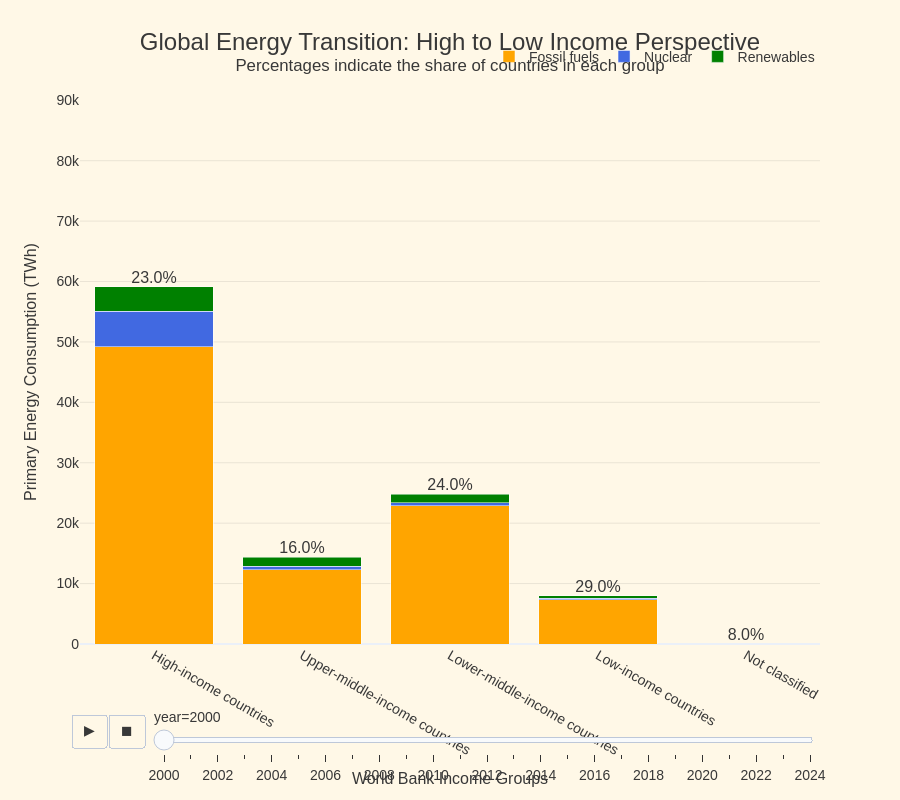

Notebook code cell kept with this figure:
### Markdown cell above
<hr style="
    border: 0;
    height: 2px;
    background-color:#777777;
    width:65%;
    margin:25px auto;
    box-shadow: 0 2px 6px rgba(0,0,0,0.25);
">


<div style="text-align:center;">

<h2 style="color:#003366;">"FOCUS ON WORLD BANK INCOME GROUPS</h2>

<p style="color:#777777;">
I transitioned from a broad global overview to a segmented analysis using official World Bank income groups to better reflect global economic diversity<br>
This methodology follows the Our World in Data standard for constructing regional aggregates and calculating energy efficiency metrics relative to GDP
</p>

</div>

<hr style="
    border: 0;
    height: 2px;
    background-color:#777777;
    width:65%;
    margin:25px auto;
    box-shadow: 0 2px 6px rgba(0,0,0,0.25);
">

### Code cell
# 1. DATA PREPARATION
df_evo = owid_completed[owid_completed["iso_code"].notna()].copy()

# Fill missing values for energy consumption columns
cols_energy = ["fossil_fuel_consumption", "nuclear_consumption", "renewables_consumption"]
for col in cols_energy:
    df_evo[col] = df_evo[col].fillna(0)

# 2. AGGREGATION
df_stats = df_evo.groupby(["year", "income_group"]).agg({
    "fossil_fuel_consumption": "sum",
    "nuclear_consumption": "sum",
    "renewables_consumption": "sum",
    "iso_code": "nunique"
}).reset_index()

# 3. PERCENTAGE OF COUNTRIES
# Calculate the share of countries belonging to each income group per year
total_states_per_year = df_stats.groupby("year")["iso_code"].transform("sum")
df_stats["state_share_pct"] = (df_stats["iso_code"] / total_states_per_year * 100).round(0)

# 4. FIXED ORDER 
# Consistent with other charts: from High to Low income
income_order = ["High-income countries", "Upper-middle-income countries", "Lower-middle-income countries", "Low-income countries"]

# 5. BASE STACKED BAR CHART
fig_br = px.bar(
    df_stats,
    x="income_group",
    y=cols_energy,
    animation_frame="year",
    title="Global Energy Transition: High to Low Income Perspective",
    labels={
        "value": "Primary Energy Consumption (TWh)",
        "income_group": "Income Group",
        "variable": "Energy Source"
    },
    category_orders={
        "income_group": income_order,
        "variable": cols_energy # Stack order: Fossils at the bottom, Renewables at the top
    },
    template="plotly_white",
    color_discrete_map={
        "fossil_fuel_consumption": "orange", # Premium Orange
        "nuclear_consumption": "royalblue",     # Blue
        "renewables_consumption": "green"   # Green
    }
)

# --- CLEAN LEGEND NAMES ---
clean_names = {
    "fossil_fuel_consumption": "Fossil fuels",
    "nuclear_consumption": "Nuclear",
    "renewables_consumption": "Renewables"
}
fig_br.for_each_trace(lambda t: t.update(name=clean_names.get(t.name, t.name)))

# 6. ADD PERCENTAGE LABELS TO ALL FRAMES (Using color #383838)
for frame in fig_br.frames:
    year = int(frame.name)
    df_year = df_stats[df_stats["year"] == year]
    
    # Add text layer for percentages to each frame
    frame.data += (
        go.Scatter(
            x=df_year["income_group"],
            y=df_year[cols_energy].sum(axis=1),
            mode="text",
            text=df_year["state_share_pct"].astype(str) + "%",
            textposition="top center",
            textfont=dict(size=16, color="#383838"), # <--- REQUIRED TEXT COLOR
            showlegend=False
        ),
    )

# Add labels to the initial frame
df_initial = df_stats[df_stats["year"] == df_stats["year"].min()]
fig_br.add_trace(
    go.Scatter(
        x=df_initial["income_group"],
        y=df_initial[cols_energy].sum(axis=1),
        mode="text",
        text=df_initial["state_share_pct"].astype(str) + "%",
        textposition="top center",
        textfont=dict(size=16, color="#383838"), # <--- REQUIRED TEXT COLOR
        showlegend=False
    )
)

# 7. PREMIUM LAYOUT (Unified text colors to #383838)
# Automatic Y-axis range + 15% margin for labels
max_val = df_stats[cols_energy].sum(axis=1).max() * 1.15

fig_br.update_layout(
    barmode='stack',
    height=800,
    font=dict(family="Arial", color="#383838", size=14), # <--- GLOBAL FONT COLOR
    
    title=dict(
        text="Global Energy Transition: High to Low Income Perspective<br><sup>Percentages indicate the share of countries in each group</sup>",
        x=0.5,
        xanchor='center',
        font=dict(size=24, color="#383838") # <--- TITLE COLOR
    ),

    # Quarto-compatible background colors
    plot_bgcolor="#FFF8E7",
    paper_bgcolor="#FFF8E7",

    xaxis=dict(
        title=dict(text="World Bank Income Groups", font=dict(size=16, color="#383838")),
        tickfont=dict(color="#383838"), # <--- X TICK COLOR
        showgrid=False
    ),
    yaxis=dict(
        title=dict(text="Primary Energy Consumption (TWh)", font=dict(size=16, color="#383838")),
        tickfont=dict(color="#383838"), # <--- Y TICK COLOR
        gridcolor="rgba(56, 56, 56, 0.1)", # Very subtle gray for the grid
        range=[0, max_val]
    ),

    legend=dict(
        title=None,
        orientation="h",
        yanchor="bottom",
        y=1.05,
        xanchor="right",
        x=1,
        font=dict(size=14, color="#383838") # <--- LEGEND COLOR
    )
)

# Save
fig_br.write_html(r"C:\Users\eirad\Desktop\IT ACADEMY\Sprint_13_Proyecto_Final\Quarto_Report\Plot\05_income_bar.html")

# Show
fig_br.show()

### Figure 1 — Plotly figure (JSON) as saved in the notebook; plotly's stock layout.template omitted (floating-point values rounded to 4 significant figures)
{"data": [{"hovertemplate": "Energy Source=fossil_fuel_consumption<br>year=2000<br>Income Group=%{x}<br>Primary Energy Consumption (TWh)=%{y}<extra></extra>", "legendgroup": "fossil_fuel_consumption", "marker": {"color": "orange", "pattern": {"shape": ""}}, "name": "Fossil fuels", "orientation": "v", "showlegend": true, "textposition": "auto", "type": "bar", "x": ["High-income countries", "Low-income countries", "Lower-middle-income countries", "Not classified", "Upper-middle-income countries"], "xaxis": "x", "y": [49190.0, 7332.0, 22870.0, 0.0, 12310.0], "yaxis": "y"}, {"hovertemplate": "Energy Source=nuclear_consumption<br>year=2000<br>Income Group=%{x}<br>Primary Energy Consumption (TWh)=%{y}<extra></extra>", "legendgroup": "nuclear_consumption", "marker": {"color": "royalblue", "pattern": {"shape": ""}}, "name": "Nuclear", "orientation": "v", "showlegend": true, "textposition": "auto", "type": "bar", "x": ["High-income countries", "Low-income countries", "Lower-middle-income countries", "Not classified", "Upper-middle-income countries"], "xaxis": "x", "y": [5885.0, 261.3, 498.6, 0.0, 518.6], "yaxis": "y"}, {"hovertemplate": "Energy Source=renewables_consumption<br>year=2000<br>Income Group=%{x}<br>Primary Energy Consumption (TWh)=%{y}<extra></extra>", "legendgroup": "renewables_consumption", "marker": {"color": "green", "pattern": {"shape": ""}}, "name": "Renewables", "orientation": "v", "showlegend": true, "textposition": "auto", "type": "bar", "x": ["High-income countries", "Low-income countries", "Lower-middle-income countries", "Not classified", "Upper-middle-income countries"], "xaxis": "x", "y": [4085.0, 413.4, 1465.0, 0.0, 1540.0], "yaxis": "y"}, {"mode": "text", "showlegend": false, "text": ["23.0%", "29.0%", "24.0%", "8.0%", "16.0%"], "textfont": {"color": "#383838", "size": 16}, "textposition": "top center", "type": "scatter", "x": ["High-income countries", "Low-income countries", "Lower-middle-income countries", "Not classified", "Upper-middle-income countries"], "y": [59160.0, 8007.0, 24830.0, 0.0, 14370.0]}], "layout": {"barmode": "stack", "font": {"color": "#383838", "family": "Arial", "size": 14}, "height": 800, "legend": {"font": {"color": "#383838", "size": 14}, "orientation": "h", "title": {}, "tracegroupgap": 0, "x": 1, "xanchor": "right", "y": 1.05, "yanchor": "bottom"}, "paper_bgcolor": "#FFF8E7", "plot_bgcolor": "#FFF8E7", "sliders": [{"active": 0, "currentvalue": {"prefix": "year="}, "len": 0.9, "pad": {"b": 10, "t": 60}, "steps": [{"args": [["2000"], {"frame": {"duration": 0, "redraw": true}, "fromcurrent": true, "mode": "immediate", "transition": {"duration": 0, "easing": "linear"}}], "label": "2000", "method": "animate"}, {"args": [["2001"], {"frame": {"duration": 0, "redraw": true}, "fromcurrent": true, "mode": "immediate", "transition": {"duration": 0, "easing": "linear"}}], "label": "2001", "method": "animate"}, {"args": [["2002"], {"frame": {"duration": 0, "redraw": true}, "fromcurrent": true, "mode": "immediate", "transition": {"duration": 0, "easing": "linear"}}], "label": "2002", "method": "animate"}, {"args": [["2003"], {"frame": {"duration": 0, "redraw": true}, "fromcurrent": true, "mode": "immediate", "transition": {"duration": 0, "easing": "linear"}}], "label": "2003", "method": "animate"}, {"args": [["2004"], {"frame": {"duration": 0, "redraw": true}, "fromcurrent": true, "mode": "immediate", "transition": {"duration": 0, "easing": "linear"}}], "label": "2004", "method": "animate"}, {"args": [["2005"], {"frame": {"duration": 0, "redraw": true}, "fromcurrent": true, "mode": "immediate", "transition": {"duration": 0, "easing": "linear"}}], "label": "2005", "method": "animate"}, {"args": [["2006"], {"frame": {"duration": 0, "redraw": true}, "fromcurrent": true, "mode": "immediate", "transition": {"duration": 0, "easing": "linear"}}], "label": "2006", "method": "animate"}, {"args": [["2007"], {"frame": {"duration": 0, "redraw": true}, "fromcurrent": true, "mode": "immediate", "transition": {"duration": 0, "easing": "linear"}}], "label": "2007", "method": "animate"}, {"args": [["2008"], {"frame": {"duration": 0, "redraw": true}, "fromcurrent": true, "mode": "immediate", "transition": {"duration": 0, "easing": "linear"}}], "label": "2008", "method": "animate"}, {"args": [["2009"], {"frame": {"duration": 0, "redraw": true}, "fromcurrent": true, "mode": "immediate", "transition": {"duration": 0, "easing": "linear"}}], "label": "2009", "method": "animate"}, {"args": [["2010"], {"frame": {"duration": 0, "redraw": true}, "fromcurrent": true, "mode": "immediate", "transition": {"duration": 0, "easing": "linear"}}], "label": "2010", "method": "animate"}, {"args": [["2011"], {"frame": {"duration": 0, "redraw": true}, "fromcurrent": true, "mode": "immediate", "transition": {"duration": 0, "easing": "linear"}}], "label": "2011", "method": "animate"}, {"args": [["2012"], {"frame": {"duration": 0, "redraw": true}, "fromcurrent": true, "mode": "immediate", "transition": {"duration": 0, "easing": "linear"}}], "label": "2012", "method": "animate"}, {"args": [["2013"], {"frame": {"duration": 0, "redraw": true}, "fromcurrent": true, "mode": "immediate", "transition": {"duration": 0, "easing": "linear"}}], "label": "2013", "method": "animate"}, {"args": [["2014"], {"frame": {"duration": 0, "redraw": true}, "fromcurrent": true, "mode": "immediate", "transition": {"duration": 0, "easing": "linear"}}], "label": "2014", "method": "animate"}, {"args": [["2015"], {"frame": {"duration": 0, "redraw": true}, "fromcurrent": true, "mode": "immediate", "transition": {"duration": 0, "easing": "linear"}}], "label": "2015", "method": "animate"}, {"args": [["2016"], {"frame": {"duration": 0, "redraw": true}, "fromcurrent": true, "mode": "immediate", "transition": {"duration": 0, "easing": "linear"}}], "label": "2016", "method": "animate"}, {"args": [["2017"], {"frame": {"duration": 0, "redraw": true}, "fromcurrent": true, "mode": "immediate", "transition": {"duration": 0, "easing": "linear"}}], "label": "2017", "method": "animate"}, {"args": [["2018"], {"frame": {"duration": 0, "redraw": true}, "fromcurrent": true, "mode": "immediate", "transition": {"duration": 0, "easing": "linear"}}], "label": "2018", "method": "animate"}, {"args": [["2019"], {"frame": {"duration": 0, "redraw": true}, "fromcurrent": true, "mode": "immediate", "transition": {"duration": 0, "easing": "linear"}}], "label": "2019", "method": "animate"}, {"args": [["2020"], {"frame": {"duration": 0, "redraw": true}, "fromcurrent": true, "mode": "immediate", "transition": {"duration": 0, "easing": "linear"}}], "label": "2020", "method": "animate"}, {"args": [["2021"], {"frame": {"duration": 0, "redraw": true}, "fromcurrent": true, "mode": "immediate", "transition": {"duration": 0, "easing": "linear"}}], "label": "2021", "method": "animate"}, {"args": [["2022"], {"frame": {"duration": 0, "redraw": true}, "fromcurrent": true, "mode": "immediate", "transition": {"duration": 0, "easing": "linear"}}], "label": "2022", "method": "animate"}, {"args": [["2023"], {"frame": {"duration": 0, "redraw": true}, "fromcurrent": true, "mode": "immediate", "transition": {"duration": 0, "easing": "linear"}}], "label": "2023", "method": "animate"}, {"args": [["2024"], {"frame": {"duration": 0, "redraw": true}, "fromcurrent": true, "mode": "immediate", "transition": {"duration": 0, "easing": "linear"}}], "label": "2024", "method": "animate"}], "x": 0.1, "xanchor": "left", "y": 0, "yanchor": "top"}], "title": {"font": {"color": "#383838", "size": 24}, "text": "Global Energy Transition: High to Low Income Perspective<br><sup>Percentages indicate the share of countries in each group</sup>", "x": 0.5, "xanchor": "center"}, "updatemenus": [{"buttons": [{"args": [null, {"frame": {"duration": 500, "redraw": true}, "fromcurrent": true, "mode": "immediate", "transition": {"duration": 500, "easing": "linear"}}], "label": "&#9654;", "method": "animate"}, {"args": [[null], {"frame": {"duration": 0, "redraw": true}, "fromcurrent": true, "mode": "immediate", "transition": {"duration": 0, "easing": "linear"}}], "label": "&#9724;", "method": "animate"}], "direction": "left", "pad": {"r": 10, "t": 70}, "showactive": false, "type": "buttons", "x": 0.1, "xanchor": "right", "y": 0, "yanchor": "top"}], "xaxis": {"anchor": "y", "categoryarray": ["High-income countries", "Upper-middle-income countries", "Lower-middle-income countries", "Low-income countries"], "categoryorder": "array", "domain": [0, 1], "showgrid": false, "tickfont": {"color": "#383838"}, "title": {"font": {"color": "#383838", "size": 16}, "text": "World Bank Income Groups"}}, "yaxis": {"anchor": "x", "domain": [0, 1], "gridcolor": "rgba(56, 56, 56, 0.1)", "range": [0, 90050.0], "tickfont": {"color": "#383838"}, "title": {"font": {"color": "#383838", "size": 16}, "text": "Primary Energy Consumption (TWh)"}}}}
